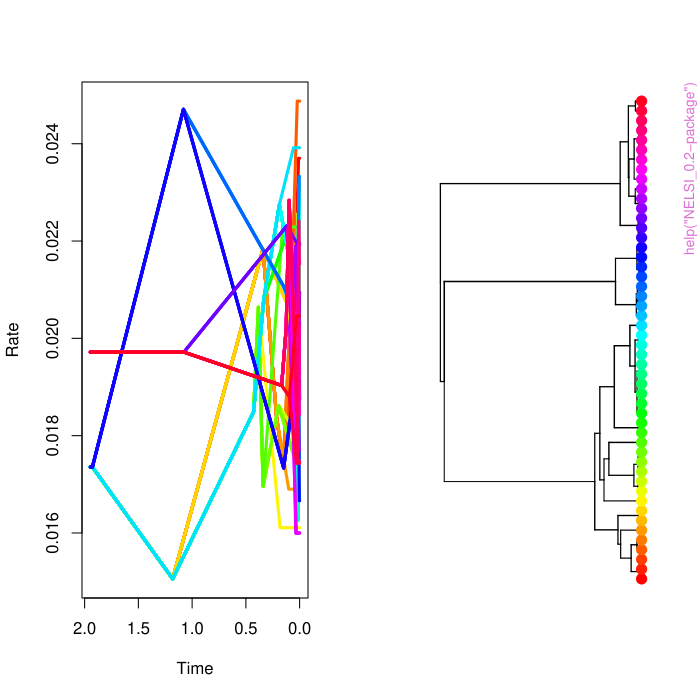

Here is the R script that generated this plot:
pkgname <- "NELSI"
source(file.path(R.home("share"), "R", "examples-header.R"))
options(warn = 1)
library('NELSI')

base::assign(".oldSearch", base::search(), pos = 'CheckExEnv')
cleanEx()
nameEx("NELSI_0.2-package")
### * NELSI_0.2-package

flush(stderr()); flush(stdout())

### Name: NELSI-package
### Title: NELSI: Nucleotide EvoLution Simulator
### Aliases: NELSI-package NELSI
### Keywords: package

### ** Examples

set.seed(1234525)

myTree <- rcoal(50)

# Simulate uncorrelated rates with default parameters:
rateTree.default <- simulate.rate(tree = myTree, FUN = simulate.uncor.lnorm)
plot(rateTree.default, col.lineages = rainbow(50))



cleanEx()
nameEx("allnode.times")
### * allnode.times

flush(stderr()); flush(stdout())

### Name: allnode.times
### Title: allnode.times
### Aliases: allnode.times
### Keywords: chronogram

### ** Examples

set.seed(12345)
myTree <- rtree(10)
plot(myTree)
# See the numbering of internal nodes and tips. Note that the tip labels and the actual numbering of the tips are different.
nodelabels()
tiplabels()
allnode.times(myTree)

# Plot the tree and add the ages of the tips and internal nodes.
plot(myTree, show.tip.label = FALSE)
allTimes <- allnode.times(myTree)
allTimes
tiplabels(round(allTimes[1:10]))
nodelabels(round(allTimes[11:19]))


## The function is currently defined as
function (phylo, tipsonly = FALSE) 
{
    require(phangorn)
    di.phylo <- dist.nodes(phylo)
    root.phylo <- phylo$edge[, 1][!(phylo$edge[, 1] %in% phylo$edge[, 
        2])][1]
    phylo.depth <- max(di.phylo[as.numeric(colnames(di.phylo)) == 
        root.phylo, ])
    node.times <- phylo.depth - di.phylo[as.numeric(rownames(di.phylo)) == 
        root.phylo, ]
    if (tipsonly == TRUE) {
        node.times <- phylo.depth - di.phylo[as.numeric(rownames(di.phylo)) == 
            root.phylo, 1:length(phylo$tip.label)]
    }
    return(node.times)
  }



cleanEx()
nameEx("get.clock.data")
### * get.clock.data

flush(stderr()); flush(stdout())

### Name: get.clock.data
### Title: get.clock.data
### Aliases: get.clock.data
### Keywords: molecular-clock

### ** Examples

set.seed(12345)
myTree <- rtree(10) # Note that this tree is not ultrametric.
myTreeTimes <- allnode.times(myTree)


plot(myTree, show.tip.label = FALSE)
tiplabels(round(myTreeTimes[1:10], 2))
nodelabels(round(myTreeTimes[11:19], 2))

# Simulate rates along the tree with the uncorrlated lognormal model with default settings.
rateTree <- simulate.rate(tree = myTree, FUN = simulate.uncor.lnorm)

clockDataTree <- get.clock.data(rateTree, pch = 20, col = "blue")

# Linear regression for substitutions as a function of time

lmRate <- lm(substitutions ~ times, data = clockDataTree)
summary(lmRate)


## The function is currently defined as
function (rate.sim.object, tipsonly = T, ...) 
{
    phylogram <- rate.sim.object$phylogram
    chrono <- rate.sim.object$phylogram
    chrono$edge.length <- rate.sim.object[[2]][, 7]
    times <- allnode.times(chrono, tipsonly)
    substitutions <- allnode.times(phylogram, tipsonly)
    plot(times, substitutions, ...)
    return(data.frame(times, substitutions))
  }



cleanEx()
nameEx("get.lineage.time.rate")
### * get.lineage.time.rate

flush(stderr()); flush(stdout())

### Name: get.lineage.time.rate
### Title: get.lineage.time.rate
### Aliases: get.lineage.time.rate
### Keywords: substitution rate phylo

### ** Examples

set.seed(123425)
myTree <- rcoal(10)
rateTree <- simulate.rate(tree = myTree, FUN = simulate.uncor.lnorm)
plot(rateTree, col.lineages = rainbow(10))

# Get the rate for the lineages ascending from the first taxon
# Find the name of the first taxon
myTree$tip.label

get.lineage.time.rate(taxon = 1, sim.rate.object = rateTree)



## The function is currently defined as
function (taxon, sim.rate.object) 
{
    tree.data.matrix <- sim.rate.object[[2]]
    chrono <- sim.rate.object[[1]]
    chrono$edge.length <- tree.data.matrix[, 7]
    taxon.init <- taxon
    if (taxon %in% tree.data.matrix[, 3]) {
        data.matrix <- tree.data.matrix
        branch.times <- vector()
        rate.time <- vector()
        repeat {
            parent <- data.matrix[, 2][data.matrix[, 3] == taxon]
            time.br <- data.matrix[, 4][data.matrix[, 3] == taxon]
            rate.br <- data.matrix[, 5][data.matrix[, 3] == taxon]
            rate.time <- c(rate.time, rate.br)
            branch.times <- c(branch.times, time.br)
            taxon <- parent
            if (!(parent %in% data.matrix[, 3])) {
                break
            }
        }
        first.rate <- rate.time[length(rate.time)]
        last.rate <- rate.time[1]
        rate.time <- c(last.rate, rate.time, first.rate)
        node.times <- allnode.times(chrono)
        root.age <- max(node.times)
        branch.times <- c(node.times[taxon.init], branch.times, 
            root.age)
        return(data.frame(branch.times, rate.time))
    }
    else {
        stop("The taxon name was not found in the tree data matrix. It should be a number between 1 and the number of nodes (internal and external)")
    }
  }



cleanEx()
nameEx("get.rate.descendant.pairs")
### * get.rate.descendant.pairs

flush(stderr()); flush(stdout())

### Name: get.rate.descendant.pairs
### Title: get.rate.descendant.pairs
### Aliases: get.rate.descendant.pairs
### Keywords: phylo

### ** Examples


set.seed(1234525)
myTree <- rcoal(50)

#Simulate rates with no autocorrelation (uncorrelated rates)

rateTreeUncor <- simulate.rate(myTree, FUN = simulate.uncor.lnorm)

uncorRates <- get.rate.descendant.pairs(rateTreeUncor)

#Simulate rates with high autocorrelation

rateTreeAutocor <- simulate.rate(myTree, FUN = simulate.autocor.kishino, params = list(initial.rate = 0.01, v = 0.01))

autocorRates <- get.rate.descendant.pairs(rateTreeAutocor)

# Plot the rates through time for all lineages to inspect the degree of autocorrelation

plot(rateTreeAutocor, col.lineages = rainbow(50))
plot(rateTreeUncor, col.lineages = rainbow(50))

# Estimate correlation of branch and daughter branch-wise rates. The correlation coefficient should be higher for the autocorrelated rates:

cor(x = autocorRates$parent.rate, y = autocorRates$daughter.rate)

cor(x = uncorRates$parent.rate, y = uncorRates$daughter.rate)


## The function is currently defined as
function (rate.sim.object) 
{
    dat <- rate.sim.object$tree.data.matrix
    parent.rate <- vector()
    daughter.rate <- vector()
    diff.br.len <- vector()
    for (i in 1:nrow(dat)) {
        daughter.temp <- dat[i, 3]
        parent.temp <- dat[i, 2]
        br.temp <- dat[i, 4]
        if (parent.temp %in% dat[, 3]) {
            parent.rate <- c(parent.rate, dat[dat[, 3] == parent.temp, 
                5])
            daughter.rate <- c(daughter.rate, dat[i, 5])
            diff.br.len <- c(diff.br.len, abs(br.temp - dat[dat[, 
                3] == parent.temp, 4]))
        }
    }
    return(data.frame(parent.rate, daughter.rate, diff.br.len))
  }



cleanEx()
nameEx("get.tree.data.matrix")
### * get.tree.data.matrix

flush(stderr()); flush(stdout())

### Name: get.tree.data.matrix
### Title: get.tree.data.matrix
### Aliases: get.tree.data.matrix
### Keywords: phylo

### ** Examples

set.seed(12345)
myTree <- rcoal(10)
myDataMatrix <- get.tree.data.matrix(myTree)
print(myDataMatrix)


## The function is currently defined as
function (phylo) 
{
    require(phangorn)
    require(geiger)
    data.matrix <- matrix(data = NA, ncol = 7, nrow = length(phylo$edge.length))
    colnames(data.matrix) <- c("branch.index", "parent.node", 
        "daughter.node", "branch.midage", "branch.rate", "length.subst", 
        "length.time")
    data.matrix[, 1] <- 1:length(phylo$edge.length)
    data.matrix[, 2] <- phylo$edge[, 1]
    data.matrix[, 3] <- phylo$edge[, 2]
    data.matrix[, 4] <- mid.edge.ages(phylo)
    data.matrix[, 7] <- phylo$edge.length
    class(data.matrix) <- "tree.data.matrix"
    return(data.matrix)
  }



cleanEx()
nameEx("mid.edge.ages")
### * mid.edge.ages

flush(stderr()); flush(stdout())

### Name: mid.edge.ages
### Title: mid.edge.ages obtans the ages of the mid point of the branches
###   of a phylogenetic tree. It is not necessary for the tree to be
###   ultrametric.
### Aliases: mid.edge.ages
### Keywords: phylo

### ** Examples

set.seed(12345)
myTree <- rcoal(10)

plot(myTree)
midAges <- mid.edge.ages(myTree)
edgelabels(round(midAges, 2)) 

## The function is currently defined as
function (phylo) 
{
    require(phangorn)
    rootage <- max(allnode.times(phylo))
    if (is.ultrametric(phylo) == TRUE) {
        midages <- vector()
        for (i in 1:length(phylo$edge.length)) {
            if (phylo$edge[i, 2] > length(phylo$tip.label)) {
                recent.node.age <- branching.times(phylo)[(phylo$edge[i, 
                  2] - length(phylo$tip.label))]
                halflength <- phylo$edge.length[i]/2
                midages[i] <- recent.node.age + halflength
            }
            else {
                midages[i] <- phylo$edge.length[i]/2
            }
        }
        return(midages)
    }
    else {
        nodetimes <- vector()
        extantedgelen <- max(phylo$edge.length[as.vector(which(phylo$edge[, 
            1] == as.numeric(names(which(branching.times(phylo) == 
            min(branching.times(phylo)))))))])
        addedval <- abs(min(branching.times(phylo))) + extantedgelen
        for (i in 1:length(branching.times(phylo))) {
            nodetimes[i] <- (rootage/(max(branching.times(phylo)) + 
                addedval)) * (branching.times(phylo) + addedval)[i]
        }
        brlen <- vector()
        for (i in 1:length(phylo$edge.length)) {
            brlen[i] <- (rootage/(max(branching.times(phylo)) + 
                addedval)) * phylo$edge.length[i]
        }
        midages <- vector()
        for (i in 1:length(brlen)) {
            if (phylo$edge[i, 2] > length(phylo$tip.label)) {
                daughter.node.age <- nodetimes[(phylo$edge[i, 
                  2] - length(phylo$tip.label))]
                halflength <- brlen[i]/2
                midages[i] <- daughter.node.age + halflength
            }
            else {
                parent.node.age <- nodetimes[(phylo$edge[i, 1] - 
                  length(phylo$tip.label))]
                midages[i] <- parent.node.age - (brlen[i]/2)
            }
        }
        return(round(midages, 5))
    }
  }



cleanEx()
nameEx("pathnode")
### * pathnode

flush(stderr()); flush(stdout())

### Name: pathnode
### Title: pathnode
### Aliases: pathnode
### Keywords: Node-density-effect

### ** Examples

set.seed(12345)
myTree <- rtree(10)

par(mfrow = c(1, 2))
plot(myTree)
nde <- pathnode(myTree)
nde



## The function is currently defined as
function (phylo, tipsonly = T) 
{
    require(phangorn)
    di.tr <- dist.nodes(phylo)
    root.tr <- phylo$edge[, 1][!(phylo$edge[, 1] %in% phylo$edge[, 
        2])][1]
    tr.depth <- max(di.tr[as.numeric(colnames(di.tr)) == root.tr, 
        ])
    if (tipsonly == TRUE) {
        roottotippath <- di.tr[as.numeric(rownames(di.tr)) == 
            root.tr, 1:length(phylo$tip.label)]
        nodesinpath <- sapply(1:length(phylo$tip.label), function(x) length(Ancestors(phylo, 
            x)))
    }
    else {
        roottotippath <- di.tr[as.numeric(rownames(di.tr)) == 
            root.tr, ]
	nodesinpath <- sapply(1:(length(phylo$tip.label)+phylo$Nnode), function(x) length(Ancestors(phylo, x)))
    }
    plot(roottotippath, nodesinpath, xlab = "Root-to-tip path length", 
        ylab = "Number of parent nodes", pch = 20)
    return(list(roottotippath = roottotippath, nodesinpath = nodesinpath))
  }



graphics::par(get("par.postscript", pos = 'CheckExEnv'))
cleanEx()
nameEx("plot.ratesim")
### * plot.ratesim

flush(stderr()); flush(stdout())

### Name: plot.ratesim
### Title: plot.ratesim
### Aliases: plot.ratesim
### Keywords: simulate.rate

### ** Examples


set.seed(123425)
myTree <- rcoal(10)
rateTree <- simulate.rate(tree = myTree, FUN = simulate.uncor.lnorm)
plot.ratesim(rate.sim.object = rateTree, col.lineages = rainbow(10), type = "s")

# for a non-ultrametric tree
set.seed(123425)
myTree1 <- rtree(10)
rateTree1 <- simulate.rate(tree = myTree1, FUN = simulate.uncor.lnorm)
plot.ratesim(rate.sim.object = rateTree1, col.lineages = rainbow(10), type = "s")




## The function is currently defined as
function (rate.sim.object, col.lineages = colors(), type = "l") 
{
    rates.time.list <- list()
    for (i in 1:length(rate.sim.object[[1]]$tip.label)) {
        rates.time.list[[i]] <- get.lineage.time.rate(i, rate.sim.object)
    }
    ylims <- range(lapply(rates.time.list, function(y) range(y[, 
        2])))
    chrono <- rate.sim.object[[1]]
    chrono$edge.length <- rate.sim.object[[2]][, 7]
    node.ages <- allnode.times(chrono)
    xlims <- sort(range(node.ages), decreasing = T)
    par(mfrow = c(1, 2))
    plot(rates.time.list[[1]][, 1], rates.time.list[[1]][, 2], 
        ylim = ylims, xlim = xlims, ylab = "Rate", xlab = "Time", 
        type = type, lwd = 3, col = col.lineages[1])
    for (k in 2:length(rates.time.list)) {
        lines(rates.time.list[[k]][, 1], rates.time.list[[k]][, 
            2], ylim = ylims, xlim = xlims, col = col.lineages[k], 
            lwd = 3, type = type)
    }
    plot(chrono, edge.width = 1 + log(rate.sim.object[[2]][, 
        5]/min(rate.sim.object[[2]][, 5])), show.tip.label = F, 
        root.edge = T)
    tiplabels(pch = 16, col = col.lineages, cex = 1.5)
  }



graphics::par(get("par.postscript", pos = 'CheckExEnv'))
cleanEx()
nameEx("simulate.autocor.kishino")
### * simulate.autocor.kishino

flush(stderr()); flush(stdout())

### Name: simulate.autocor.kishino
### Title: simulate.autocor.kishino
### Aliases: simulate.autocor.kishino
### Keywords: phylo rate of evolution

### ** Examples

set.seed(1234525)
myTree <- rcoal(20)

#Simulate high autocorrelation
kishinoRateTreeHigh <- simulate.autocor.kishino(myTree, params = list(initial.rate = 0.01, v = 0.001))
plot(kishinoRateTreeHigh, col.lineages = rainbow(20))

#Simulate low autocorrelation
kishinoRateTreeLow <- simulate.autocor.kishino(myTree, params = list(initial.rate = 0.01, v = 0.5))
plot(kishinoRateTreeLow, col.lineages = rainbow(20))

## The function is currently defined as
function (tree, params = list(initial.rate = 0.01, v = 0.3)) 
{
    require(phangorn)
    require(geiger)
    initial.rate <- params$initial.rate
    v = params$v
    data.matrix <- get.tree.data.matrix(tree)
    while (any(is.na(data.matrix[, 5])) | any(is.nan(data.matrix[, 
        5]))) {
        data.matrix[1, 5] <- initial.rate
        for (i in 2:nrow(data.matrix)) {
            parent.node <- data.matrix[i, 2]
            preceeding.parent <- data.matrix[, 2][data.matrix[, 
                3] == parent.node]
            preceeding.parent.brage <- data.matrix[, 4][data.matrix[, 
                2] == preceeding.parent][1]
            preceeding.parent.brrate <- data.matrix[, 5][data.matrix[, 
                2] == preceeding.parent][1]
            if (!(is.na(preceeding.parent.brrate)) & !(is.nan(preceeding.parent.brrate)) & 
                (parent.node %in% data.matrix[, 3])) {
                data.matrix[i, 5] <- abs(rlnorm(1, mean = log(abs(preceeding.parent.brrate)), 
                  sd = v * data.matrix[i - 1, 7]^0.5))
            }
            else if (!(parent.node %in% data.matrix[, 3])) {
                data.matrix[i, 5] <- abs(rlnorm(1, mean = log(abs(initial.rate)), 
                  sd = sqrt(initial.rate)))
            }
        }
    }
    data.matrix[, 6] <- data.matrix[, 7] * data.matrix[, 5]
    tree$edge.length <- data.matrix[, 6]
    res <- list(tree, data.matrix)
    names(res) <- c("phylogram", "tree.data.matrix")
    class(res) <- "ratesim"
    return(res)
  }



cleanEx()
nameEx("simulate.autocor.thorne")
### * simulate.autocor.thorne

flush(stderr()); flush(stdout())

### Name: simulate.autocor.thorne
### Title: simulate.autocor.thorne
### Aliases: simulate.autocor.thorne
### Keywords: phylo rate of evolution

### ** Examples


set.seed(1234525)
myTree <- rcoal(20)

#Simulate high autocorrelation
thorneRateTreeHigh <- simulate.autocor.thorne(myTree, params = list(initial.rate = 0.01, v = 0.001))
plot(thorneRateTreeHigh, col.lineages = rainbow(20))

#Simulate low autocorrelation
thorneRateTreeLow <- simulate.autocor.thorne(myTree, params = list(initial.rate = 0.01, v = 0.5))
plot(thorneRateTreeLow, col.lineages = rainbow(20))



## The function is currently defined as
function (tree, params = list(initial.rate = 0.01, v = 0.3)) 
{
    require(phangorn)
    require(geiger)
    initial.rate <- params$initial.rate
    v = params$v
    data.matrix <- get.tree.data.matrix(tree)
    while (any(is.na(data.matrix[, 5])) | any(is.nan(data.matrix[, 
        5]))) {
        data.matrix[1, 5] <- initial.rate
        for (i in 2:nrow(data.matrix)) {
            parent.node <- data.matrix[i, 2]
            preceeding.parent <- data.matrix[, 2][data.matrix[, 
                3] == parent.node]
            preceeding.parent.brage <- data.matrix[, 4][data.matrix[, 
                2] == preceeding.parent][1]
            preceeding.parent.brrate <- data.matrix[, 5][data.matrix[, 
                2] == preceeding.parent][1]
            if (!(is.na(preceeding.parent.brrate)) & !(is.nan(preceeding.parent.brrate)) & 
                (parent.node %in% data.matrix[, 3])) {
                data.matrix[i, 5] <- abs(rlnorm(1, mean = log(abs(preceeding.parent.brrate)), 
                  sd = v * abs(data.matrix[i, 4] - preceeding.parent.brage)^0.5))
            }
            else if (!(parent.node %in% data.matrix[, 3])) {
                data.matrix[i, 5] <- abs(rlnorm(1, mean = log(abs(initial.rate)), 
                  sd = sqrt(initial.rate)))
            }
        }
    }
    data.matrix[, 6] <- data.matrix[, 7] * data.matrix[, 5]
    tree$edge.length <- data.matrix[, 6]
    res <- list(tree, data.matrix)
    names(res) <- c("phylogram", "tree.data.matrix")
    class(res) <- "ratesim"
    return(res)
  }



cleanEx()
nameEx("simulate.clock")
### * simulate.clock

flush(stderr()); flush(stdout())

### Name: simulate.clock
### Title: simulate.clock
### Aliases: simulate.clock
### Keywords: clock phylo

### ** Examples

set.seed(1234525)

myTree <- rcoal(10)

# A tree with low stochastic variation
rateClock <- simulate.clock(tree = myTree, params = list(rate = 0.01, noise = 0.00001))

#Note the scale in the y axis. Rate variation is very low
plot(rateClock, col.lineages = rainbow(10))


## The function is currently defined as
function (tree, params = list(rate = 0.02, noise = 1e-04)) 
{
    rate <- params$rate
    noise <- params$noise
    data.matrix <- get.tree.data.matrix(tree)
    branch.rates <- rep(rate, times = length(tree$edge.length))
    branch.rates <- abs(branch.rates + rnorm(length(tree$edge.length), 
        mean = 0, sd = noise))
    data.matrix[, 5] <- branch.rates
    data.matrix[, 6] <- data.matrix[, 5] * data.matrix[, 7]
    tree$edge.length <- data.matrix[, 6]
    res <- list(tree, data.matrix)
    names(res) <- c("phylogram", "tree.data.matrix")
    class(res) <- "ratesim"
    return(res)
  }



cleanEx()
nameEx("simulate.rate")
### * simulate.rate

flush(stderr()); flush(stdout())

### Name: simulate.rate
### Title: simulate.rate is the generic function to simulate rates along
###   phylogenetic trees with any of the models.
### Aliases: simulate.rate
### Keywords: phylo rate of evolution

### ** Examples

set.seed(1234525)

myTree <- rcoal(50)

# Simulate uncorrelated rates with default parameters:
rateTree.default <- simulate.rate(tree = myTree, FUN = simulate.uncor.lnorm)
plot(rateTree.default, col.lineages = rainbow(50))

# Simulate uncorrelated rates with custom parameters:
rateTree.custom <- simulate.rate(tree = myTree, FUN = simulate.uncor.lnorm, params = list(mean.log = -3.9, sd.log = 0.8))
plot(rateTree.custom, col.lineages = rainbow(50))


## The function is currently defined as
function (tree, FUN, ...) 
{
    ratesim.object <- FUN(tree, ...)
    return(ratesim.object)
  }



cleanEx()
nameEx("simulate.tdep.ho")
### * simulate.tdep.ho

flush(stderr()); flush(stdout())

### Name: simulate.tdep.ho
### Title: simulate.tdep.ho
### Aliases: simulate.tdep.ho
### Keywords: phylogenetics molecular rates time-dependence

### ** Examples


set.seed(12345)
myTree <- rcoal(50)
plot(myTree); axisPhylo()
# Perhaps a lamda value of 4 is more appropriate to simulate a significant rate change through time in this phylogeny. We also add additional noise, and leave the other default values unchanged.
plot(function(x) 0.015 + (0.035 * exp(-4 * x)), xlim = c(0, max(branching.times(myTree))))
rate.simulation <- simulate.tdep.ho(myTree, params = list(mu = 0.035, srate = 0.015, lambda = 4, noise = 0.003))
plot(rate.simulation[[2]][,4], rate.simulation[[2]][,5], pch = 19, xlab = "Mid age of branch", ylab = "Molecular rate")
plot(rate.simulation[[1]])

## The function is currently defined as
function (tree, params = list(mu = 0.035, srate = 0.015, lambda = 0.1, 
    noise = 0.001)) 
{
    require(phangorn)
    require(geiger)
    mu <- params$mu
    srate <- params$srate
    lambda <- params$lambda
    noise <- params$noise
    fun.rate <- function(x, m = mu, s = srate, lam = lambda) {
        if (any(x >= 0)) {
            return(s + (m * exp(-lam * x)))
        }
        else {
            stop("x is cannot be a negative number")
        }
    }
    data.matrix <- get.tree.data.matrix(tree)
    node.ages <- allnode.times(tree)
    b.times <- c(rep(0, length(tree$tip.label)), node.ages[(length(tree$tip.label) + 
        1):length(node.ages)])
    names(b.times) <- 1:length(b.times)
    ratetemp <- vector()
    for (i in 1:length(tree$edge.length)) {
        parentage <- b.times[as.character(data.matrix[i, 2])]
        daughterage <- b.times[as.character(data.matrix[i, 3])]
        ratetemp[i] <- integrate(fun.rate, lower = daughterage, 
            upper = parentage)$value/data.matrix[i, 7]
    }
    data.matrix[, 5] <- abs(ratetemp + rnorm(nrow(data.matrix), 
        mean = 0, sd = noise))
    data.matrix[, 6] <- data.matrix[, 5] * data.matrix[, 7]
    tree$edge.length <- data.matrix[, 6]
    res <- list(tree, data.matrix)
    names(res) <- c("phylogram", "tree.data.matrix")
    class(res) <- "ratesim"
    return(res)
  }



cleanEx()
nameEx("simulate.uncor.exp")
### * simulate.uncor.exp

flush(stderr()); flush(stdout())

### Name: simulate.uncor.exp
### Title: simulate.uncor.exp
### Aliases: simulate.uncor.exp
### Keywords: rate of evolution phylo

### ** Examples

set.seed(1234525)

myTree <- rcoal(50)

rateTree <- simulate.uncor.exp(tree = myTree, params = list(mean.exp = 0.01))
plot(rateTree, col.lineages = rainbow(50))

#See the histogram of the branch-wise rates
hist(rateTree$tree.data.matrix[, 5])

## The function is currently defined as
function (tree, params = list(mean.exp = 0.001)) 
{
    mean.exp <- params$mean.exp
    data.matrix <- get.tree.data.matrix(tree)
    branch.rates <- rexp(n = length(tree$edge.length), rate = 1/mean.exp)
    data.matrix[, 5] <- branch.rates
    data.matrix[, 6] <- data.matrix[, 5] * data.matrix[, 7]
    tree$edge.length <- data.matrix[, 6]
    res <- list(tree, data.matrix)
    names(res) <- c("phylogram", "tree.data.matrix")
    class(res) <- "ratesim"
    return(res)
  }



cleanEx()
nameEx("simulate.uncor.gamma")
### * simulate.uncor.gamma

flush(stderr()); flush(stdout())

### Name: simulate.uncor.gamma
### Title: simulate.uncor.gamma
### Aliases: simulate.uncor.gamma
### Keywords: rate of evolution phylo

### ** Examples


set.seed(1234525)

myTree <- rcoal(50)

rateTree <- simulate.uncor.gamma(tree = myTree, params = list(shape = 98, rate = 4361))
plot(rateTree, col.lineages = rainbow(50))

#See the histogram of the branch-wise rates
hist(rateTree$tree.data.matrix[, 5])

## The function is currently defined as
function (tree, params = list(shape = 98, rate = 4361)) 
{
    shape.gamma <- params$shape
    rate.gamma <- params$rate
    data.matrix <- get.tree.data.matrix(tree)
    branch.rates <- rgamma(n = length(tree$edge.length), shape = shape.gamma, 
        rate = rate.gamma)
    data.matrix[, 5] <- branch.rates
    data.matrix[, 6] <- data.matrix[, 5] * data.matrix[, 7]
    tree$edge.length <- data.matrix[, 6]
    res <- list(tree, data.matrix)
    names(res) <- c("phylogram", "tree.data.matrix")
    class(res) <- "ratesim"
    return(res)
  }



cleanEx()
nameEx("simulate.uncor.lnorm")
### * simulate.uncor.lnorm

flush(stderr()); flush(stdout())

### Name: simulate.uncor.lnorm
### Title: simulate.uncor.lnorm
### Aliases: simulate.uncor.lnorm
### Keywords: rate of evolution phylo

### ** Examples

set.seed(1234525)

myTree <- rcoal(50)

rateTree <- simulate.uncor.lnorm(tree = myTree, params = list(mean.log = -3.9, sd.log = 0.5))
plot(rateTree, col.lineages = rainbow(50))

#See the histogram of the branch-wise rates
hist(rateTree$tree.data.matrix[, 5])


## The function is currently defined as
function (tree, params = list(mean.log = -3.9, sd.log = 0.1)) 
{
    mean.log <- params$mean.log
    sd.log <- params$sd.log
    data.matrix <- get.tree.data.matrix(tree)
    branch.rates <- rlnorm(n = length(tree$edge.length), meanlog = mean.log, 
        sdlog = sd.log)
    data.matrix[, 5] <- branch.rates
    data.matrix[, 6] <- data.matrix[, 5] * data.matrix[, 7]
    tree$edge.length <- data.matrix[, 6]
    res <- list(tree, data.matrix)
    names(res) <- c("phylogram", "tree.data.matrix")
    class(res) <- "ratesim"
    return(res)
  }



cleanEx()
nameEx("simulate.white.noise")
### * simulate.white.noise

flush(stderr()); flush(stdout())

### Name: simulate.white.noise
### Title: simulate.white.noise
### Aliases: simulate.white.noise
### Keywords: white noise phylo

### ** Examples



set.seed(1234525)

myTree <- rcoal(50)

rateTree <- simulate.white.noise(tree = myTree, params = list(mean.log = -3.9, sd.log = 0.1))
plot(rateTree, col.lineages = rainbow(50))

#See the histogram of the branch-wise rates
hist(rateTree$tree.data.matrix[, 5])

## The function is currently defined as
function (tree, params = list(mean.log = -3.9, sd.log = 0.1)) 
{
    mean.log <- params$mean.log
    sd.log <- params$sd.log
    data.matrix <- get.tree.data.matrix(tree)
    branch.noise <- sd.log / (data.matrix[, 7]/mean(data.matrix[, 
        7]))
    branch.rates <- sapply(branch.noise, function(x) rlnorm(1, 
        mean.log, branch.noise))
    data.matrix[, 5] <- branch.rates
    data.matrix[, 6] <- data.matrix[, 5] * data.matrix[, 7]
    tree$edge.length <- data.matrix[, 6]
    res <- list(tree, tree.data.matrix = data.matrix)
    class(res) <- "ratesim"
    return(res)
  }



cleanEx()
nameEx("trann2trdat")
### * trann2trdat

flush(stderr()); flush(stdout())

### Name: trann2trdat
### Title: trann2trdat. extract annontations from a nexus tree.
### Aliases: trann2trdat
### Keywords: Phylo

### ** Examples

## Not run: 
##D myAnnotatedTree <- read.annotated.nexus("annotated.tree")
##D annnotationData <- trann2trdat(myAnnotatedTree)
##D head(annotationData)
## End(Not run)
## The function is currently defined as
function (tree) 
{
    require(epibase)
    tree$edge.length <- unlist(sapply(tree$annotations, function(x) {
        x$length
    }))[1:length(tree$edge.length)]
    rates <- unlist(sapply(tree$annotations, function(x) {
        x$rate_median
    }))
    if (is.ultrametric(tree) == TRUE) {
        midages <- mid.edge.ages(tree)
    }
    else {
        midages <- mid.edge.ages(tree, max(unlist(sapply(tree$annotations, 
            function(x) {
                x$height_median
            }))))
    }
    timelen <- tree$edge.length
    subslen <- tree$edge.length * rates
    return(data.frame(branch = rownames(as.data.frame(tree$edge)), 
        parent = tree$edge[, 1], daughter = tree$edge[, 2], midage = midages, 
        rate = rates, blensubs = subslen, blentime = timelen))
  }



### * <FOOTER>
###
options(digits = 7L)
base::cat("Time elapsed: ", proc.time() - base::get("ptime", pos = 'CheckExEnv'),"\n")
grDevices::dev.off()
###
### Local variables: ***
### mode: outline-minor ***
### outline-regexp: "\\(> \\)?### [*]+" ***
### End: ***
quit('no')
